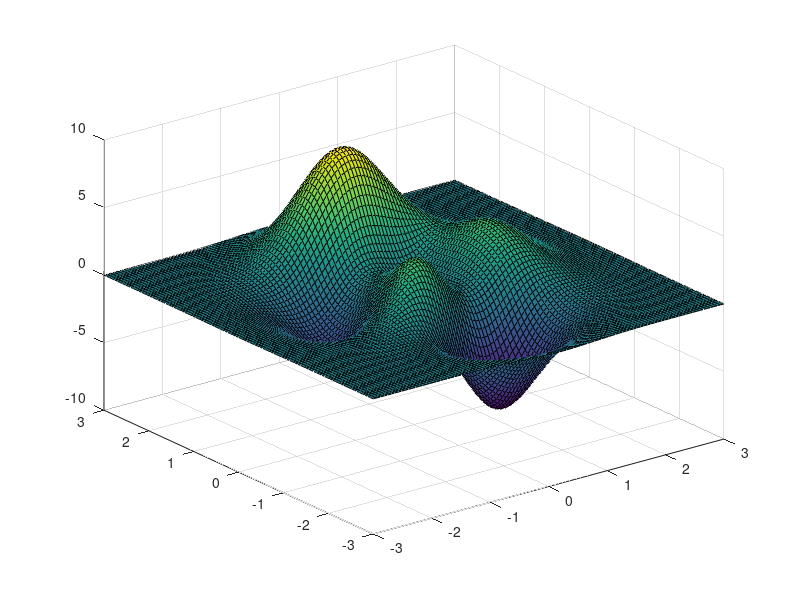

MATLAB code for this plot: (Note: this script raises an error after producing the figure.)
clear all;
close all;
taille_ecran = get(0,'ScreenSize');
L = taille_ecran(3);
H = taille_ecran(4);

n = 101;
[X,Y,Z] = peaks(n);

% X = linspace(-3,3,n);
% [X,Y] = meshgrid(X);
% Z = (X.^2 + Y.^2)/tan(3)^2;
A = surf(X,Y,Z);
N_estime = A.FaceNormals;

Im = uint8(N_estime(:,:,3)*255);
figure;
imshow(Im);
N_estime = reshape(N_estime,[3 (n-1)*(n-1)]);

% Intégration du champ de normales :
p_estime = reshape(-N_estime(1,:)./N_estime(3,:),[n-1 n-1]);
q_estime = reshape(-N_estime(2,:)./N_estime(3,:),[n-1 n-1]);
z_estime = integration_SCS(q_estime,p_estime);

% Ambiguïté concave/convexe :
if (z_estime(floor((n-1)/2),floor((n-1)/2))<z_estime(1,1))
	z_estime = -z_estime;
end

% Affichage de l'albédo et du relief :
figure('Name','Albedo et relief','Position',[0.6*L,0,0.2*L,0.7*H]);
affichage_albedo_relief(1,z_estime);

% Affichage nuage de points :
figure('Name','Avec Z');
plot3(X,Y,Z);
figure('Name','Avec z_estime');
surf(X(1:end-1,1:end-1),Y(1:end-1,1:end-1),z_estime);